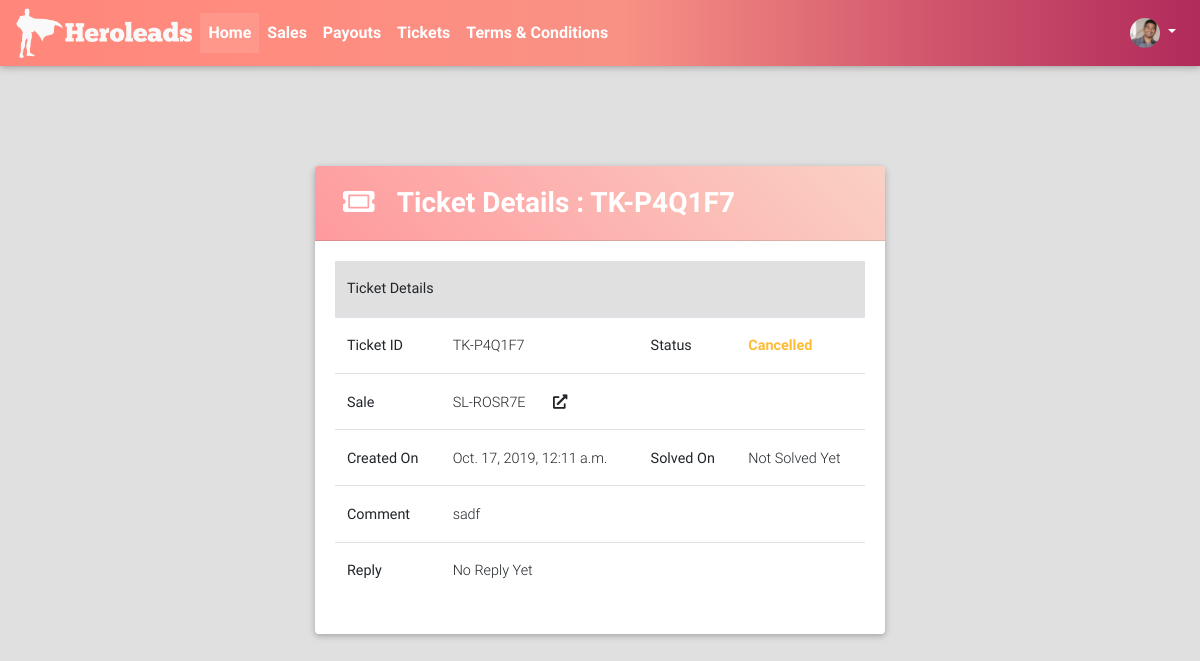
Page /tickets/detail/1/ (signed in) on the earlier database version.
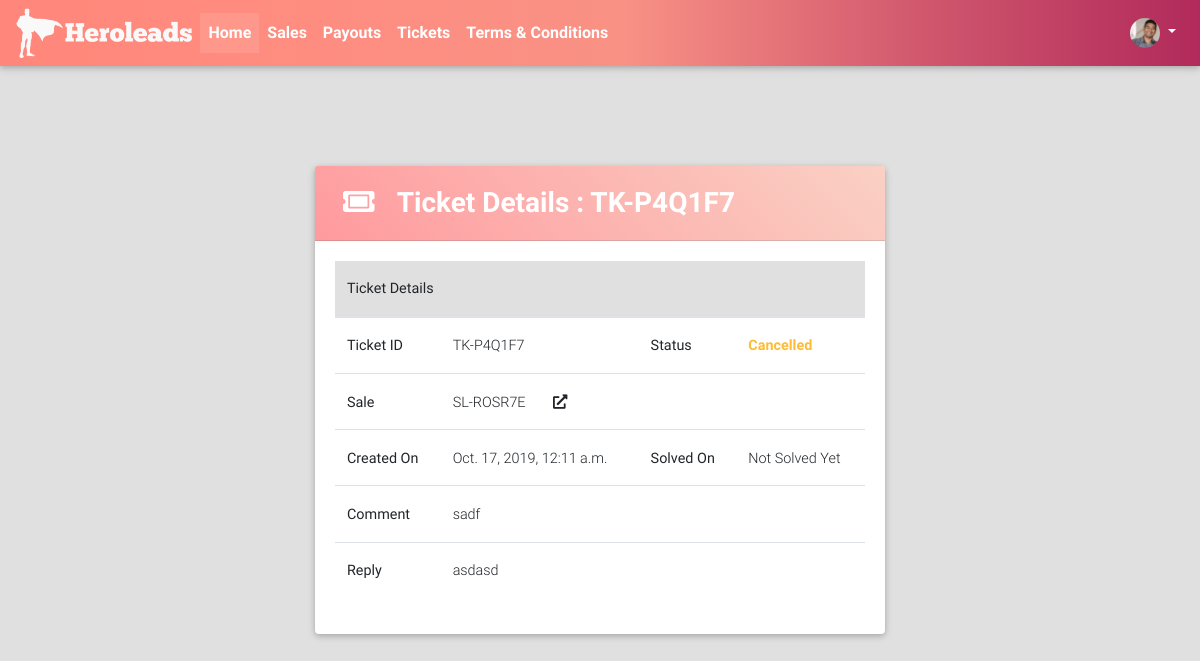
Same page on the later database version.
### tickets/models.py (models this page shows, shortened)
class Ticket(models.Model):
    TICKET_STATUS_CHOICES = (("PN", "Pending"), ("SL", "Solved"), ("CN", "Cancelled"))
    QUERY_TYPE_CHOICES = (("PR", "Price"), ("PM", "Payment"), ("OT", "Other"))
    ticket_id = models.CharField(max_length=32, default=ticket_id_generator)
    sale = models.ForeignKey("sales.Sale", on_delete=models.CASCADE)
    status = models.CharField(max_length=2, choices=TICKET_STATUS_CHOICES, default="IN")
    query_type = models.CharField(max_length=2, choices=QUERY_TYPE_CHOICES, default="OT")
    executive_description = models.TextField(verbose_name="Comment", blank=True)
    photo = models.ImageField(upload_to="tickets/photos/", blank=True, null=True)
    created_on = models.DateTimeField(auto_now_add=True)
    solved_on = models.DateTimeField(blank=True, null=True)
    description = models.TextField(blank=True)
    """info from finance team"""

### sales/models.py (models this page shows, shortened)
class Sale(models.Model):
    SALE_STATUS_CHOICES = (("PA", "Pending"), ("AP", "Approved"), ("CP", "Completed"), ("DC", "Declined"))
    agent = models.ForeignKey(User, on_delete=models.CASCADE)
    campaign_name = models.CharField(max_length=128)
    sale_date = models.DateField()
    setup_fee = models.PositiveIntegerField()
    contract_volume = models.PositiveIntegerField()
    monthly_budget = models.PositiveIntegerField()
    duration = models.ForeignKey(Duration, on_delete=models.PROTECT)
    management_fee = models.PositiveIntegerField()
    car_dealer_amount = models.PositiveIntegerField()
    payment_terms = models.PositiveIntegerField()
    agent_comment = models.TextField(verbose_name="Comment", blank=True)
    finance_comment = models.TextField(blank=True)
    first_commission_paid = models.BooleanField(default=False)
    last_commission_paid = models.BooleanField(default=False)
    first_commission_pay_on = models.DateField(blank=True, null=True)
    last_commission_pay_on = models.DateField(blank=True, null=True)
    commission_applicable = models.FloatField(blank=True, null=True)
    payment_term_intz = models.PositiveIntegerField(blank=True, null=True)
    car_dealer_bonus = models.PositiveIntegerField(blank=True, null=True)
    multiplier_applicable = models.FloatField(blank=True, null=True)
    setup_fee_payout = models.PositiveIntegerField(blank=True, null=True)
    first_payout = models.PositiveIntegerField(blank=True, null=True)
    last_payout = models.PositiveIntegerField(blank=True, null=True)
    bonus_payout = models.PositiveIntegerField(blank=True, null=True)
    total_payout = models.PositiveIntegerField(blank=True, null=True)
    sale_id = models.CharField(max_length=32, default=sale_id_generator)
    status = models.CharField(max_length=2, choices=SALE_STATUS_CHOICES, default="PA")
    created_on = models.DateTimeField(auto_now_add=True)
    @property
    def get_absolute_url(self):
        return reverse_lazy("sales:detail", kwargs={"id": self.id})

### tickets/views.py (the view)
# urls.py: url(r"^detail/(?P<id>[0-9]+)/$", views.TicketDetailView.as_view(), name="tickets_admin_detail"),
class TicketDetailView(LoginRequiredMixin, DetailView):
    model = Ticket
    context_object_name = "ticket"
    template_name = "tickets/detail.html"
    slug_field = "id"
    slug_url_kwarg = "id"
    def get_object(self, queryset=None):
        ticket = super().get_object()
        if ticket.sale.agent == self.request.user:
            return ticket
        raise Http404("Ticket not found!")

### accounts/models.py (called while the page is built)
    @property
    def get_avatar(self):
        if self.photo:
            return self.photo.url
        else:
            return "missing"

### portal/templates/tickets/detail.html (shortened to what this page needs)
{% extends "portal/base.html" %}
{% load crispy_forms_tags %}
{% block content %}
    <br><br><br><br>
    <div class="col-lg-6" style="margin: auto">
        <div class="card clearfix">
            <div class="card-header warm-flame-gradient clearfix">
                <div class="page_heading float-left">
                <h3 class="white-text font-weight-bold m-2"><i class="fa fa-ticket-alt mr-3"></i> Ticket Details : {{ ticket.ticket_id }}</h3>
                </div>
            </div>
            <div class="card-body">
                <div class="detail_table">
                    <table class="table detail_table table-hover">
                        <thead class="bg-light">
                            <th colspan="4">Ticket Details</th>
                        </thead>
                        <tr>
                            <th>Ticket ID</th>
                            <td>{{ ticket.ticket_id }}</td>
                            <th>Status</th>
                            <td><span class="{% if ticket.status == "SL" %}text-success{% elif ticket.status == "PN" %}text-danger{% else %}text-warning{% endif %} font-weight-bold">{{ ticket.get_status_display }}</span></td>
                        </tr>
                        <tr>
                            <th>Sale</th>
                            <td colspan="3">
                                {{ ticket.sale.sale_id }}
                                <a href="{{ ticket.sale.get_absolute_url }}" target="_blank"><i class="fa ml-4 fa-external-link-alt"></i></a>
                            </td>
                        </tr>
                        <tr>
                            <th>Created On</th>
                            <td>{{ ticket.created_on }}</td>
                            <th>Solved On</th>
                            <td>{{ ticket.solved_on|default:"Not Solved Yet" }}</td>
                        </tr>
                        <tr>
                            <th>Comment</th>
                            <td colspan="3">{{ ticket.executive_description }}</td>
                        </tr>
                        <tr>
                            <th>Reply</th>
                            <td colspan="3">{{ ticket.description|default:"No Reply Yet" }}</td>
                        </tr>
                    </table>
                </div>
            </div>
        </div>
    </div>
{% endblock %}

Differences in the rows shown:
changed Ticket "TK-P4Q1F7": description "No Reply Yet" → "asdasd"
